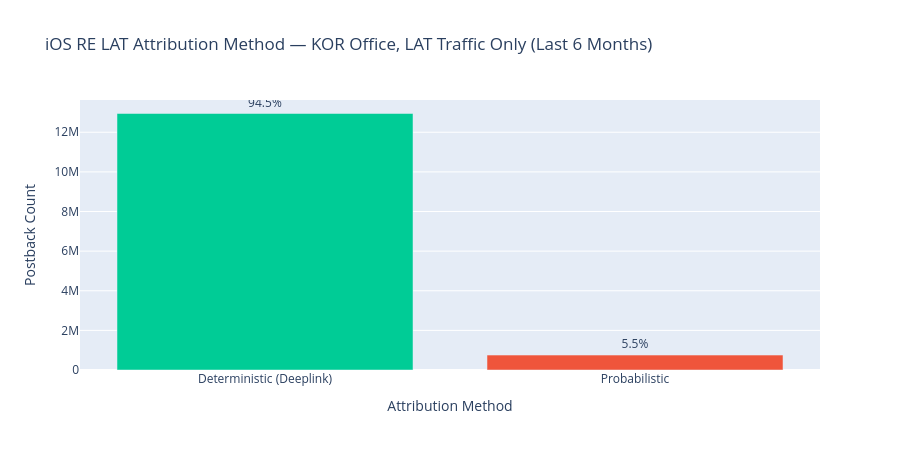

This figure's notebook cell:
### Code cell
fig = px.bar(
    df_5.sort_values('count', ascending=False),
    x='classification', y='count',
    color='classification',
    color_discrete_map=color_map,
    text=df_5.sort_values('count', ascending=False)['share_pct'].apply(lambda x: f'{x:.1f}%'),
    title='iOS RE LAT Attribution Method — KOR Office, LAT Traffic Only (Last 6 Months)',
    labels={'count': 'Postback Count', 'classification': 'Attribution Method'},
)
fig.update_traces(textposition='outside')
fig.update_layout(showlegend=False, height=450)
fig.show()
fig.write_image(os.path.join(CHART_DIR, 're_lat_ios_kor_attribution_method.png'), scale=2)

### Figure 1 — Plotly figure (JSON) as saved in the notebook; plotly's stock layout.template omitted (floating-point values rounded to 4 significant figures)
{"data": [{"hovertemplate": "Attribution Method=%{x}<br>Postback Count=%{y}<br>text=%{text}<extra></extra>", "legendgroup": "Deterministic (Deeplink)", "marker": {"color": "#00CC96", "pattern": {"shape": ""}}, "name": "Deterministic (Deeplink)", "orientation": "v", "showlegend": true, "text": ["94.5%"], "textposition": "outside", "type": "bar", "x": ["Deterministic (Deeplink)"], "xaxis": "x", "y": [12947149], "yaxis": "y"}, {"hovertemplate": "Attribution Method=%{x}<br>Postback Count=%{y}<br>text=%{text}<extra></extra>", "legendgroup": "Probabilistic", "marker": {"color": "#EF553B", "pattern": {"shape": ""}}, "name": "Probabilistic", "orientation": "v", "showlegend": true, "text": ["5.5%"], "textposition": "outside", "type": "bar", "x": ["Probabilistic"], "xaxis": "x", "y": [752447], "yaxis": "y"}], "layout": {"barmode": "relative", "height": 450, "legend": {"title": {"text": "Attribution Method"}, "tracegroupgap": 0}, "showlegend": false, "title": {"text": "iOS RE LAT Attribution Method — KOR Office, LAT Traffic Only (Last 6 Months)"}, "xaxis": {"anchor": "y", "categoryarray": ["Deterministic (Deeplink)", "Probabilistic"], "categoryorder": "array", "domain": [0, 1], "title": {"text": "Attribution Method"}}, "yaxis": {"anchor": "x", "domain": [0, 1], "title": {"text": "Postback Count"}}}}
